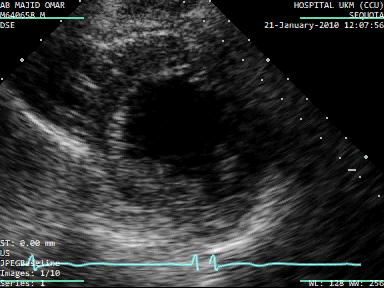
#> input picture frame 0 of test2.avi, 384 x 288 px
$ python opticalflow.py
#> lines starting #> are read from the running program, lines starting #| are printed output that depends on the picture; after the words box and inside, x2 and y2 are one past the last pixel; in counts of white or black regions, pixels touching at a corner belong together
import numpy as np
import cv2
import random

cap = cv2.VideoCapture('test2.avi')

# params for ShiTomasi corner detection
feature_params = dict( maxCorners = 100,
                       qualityLevel = 0.3,
                       minDistance = 7,
                       blockSize = 7 )

# Parameters for lucas kanade optical flow
lk_params = dict( winSize  = (15,15),
                  maxLevel = 2,
                  criteria = (cv2.TERM_CRITERIA_EPS | cv2.TERM_CRITERIA_COUNT, 10, 0.03))

# Create some random colors
color = np.random.randint(0,255,(100,3))

# Take first frame and find corners in it
ret, old_frame = cap.read()
#> old_frame is the input picture: shape (288, 384, 3); mean B, G, R 44.1, 44.4, 43
old_gray = cv2.cvtColor(old_frame, cv2.COLOR_BGR2GRAY)
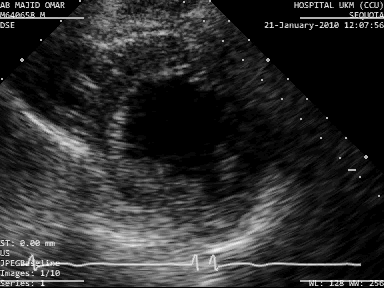
#> old_gray: shape (288, 384); min 0, max 249, mean 43.9
p0 = cv2.goodFeaturesToTrack(old_gray, mask = None, **feature_params)
#> p0 = 53 rows, first 8: [348, 25], [377, 15], [269, 25], [319, 4], [30, 2], [42, 15], [333, 25], [328, 5]

# Create a mask image for drawing purposes
mask = np.zeros_like(old_frame)

goodFeatures = [np.array([[]]) for _ in range(10)]
for i in range(len(goodFeatures)):
    for j in range(1, 6* 2 + 1):
        x = random.randint(1, 50)
        y = random.randint(51, 100)
        goodFeatures[i] = np.append(goodFeatures[i], np.array([x, y], dtype=np.float32))

    goodFeatures[i] = goodFeatures[i].reshape((12, 1, 2))
goodFeatures = np.array(goodFeatures)

print(goodFeatures[1])
print(len(goodFeatures[1]))
# print(p0)
# print(type(p0))
# print(len(p0))

while(1):
    ret,frame = cap.read()
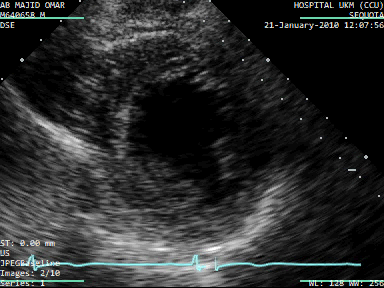
#> input picture frame 1 of test2.avi, 384 x 288 px
#> frame is the input picture: shape (288, 384, 3); mean B, G, R 43.6, 43.8, 42.6
    frame_gray = cv2.cvtColor(frame, cv2.COLOR_BGR2GRAY)
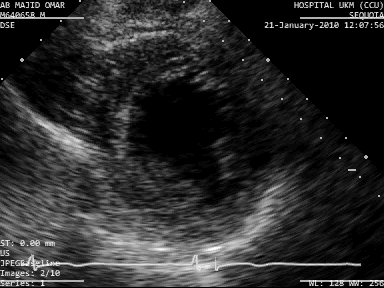
#> frame_gray: shape (288, 384); min 0, max 255, mean 43.4

    # calculate optical flow
    p1, st, err = cv2.calcOpticalFlowPyrLK(old_gray, frame_gray, p0, None, **lk_params)
#> p1 has the same summary as p0; st = 53 values from 1 to 1; err = 53 values, max 19.63 at index 41, min 0 at index 0, mean 4.98

    print(st)
#> (printed output is left out)
    print(err)
#> (printed output is left out)
    print(type(st))
#| <class 'numpy.ndarray'>
    print(type(err))
#| <class 'numpy.ndarray'>

    # Select good points
    good_new = p1[st==1]
#> good_new = 53 pairs, first value 2 to 377, second value 2 to 283.1
    good_old = p0[st==1]
#> good_old = 53 pairs, first value 2 to 377, second value 2 to 283

    # draw the tracks
    for i,(new,old) in enumerate(zip(good_new,good_old)):
        a,b = new.ravel()
        c,d = old.ravel()
        mask = cv2.line(mask, (int(a), int(b)), (int(c), int(d)), color[i].tolist(), 2)
        frame = cv2.circle(frame, (int(a), int(b)), 5, color[i].tolist(), -1)
#> this loop made 53 passes
#> (a, b, c, d) on passes 1 to 12: (348, 25, 348, 25), (377, 15, 377, 15), (269, 25, 269, 25), (319, 4, 319, 4), (30, 2, 30, 2), (42, 15, 42, 15), (333, 25, 333, 25), (328, 5, 328, 5), (10, 24, 10, 24), (283, 25, 283, 25), (367, 5, 367, 5), (357, 15, 357, 15)
#> pass 2, `mask = cv2.line(mask, (int(a), int(b)), (int(c), int(d)), color[i].tol..`:
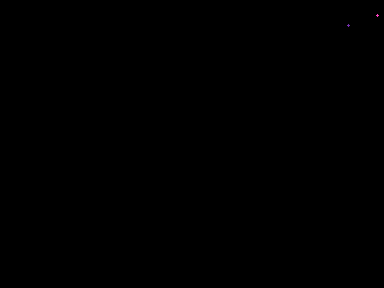
#> mask: shape (288, 384, 3); mean of channels 0, 1, 2 0, 0, 0; drawn as B, G, R
#> pass 2, `frame = cv2.circle(frame, (int(a), int(b)), 5, color[i].tolist(), -1)`:
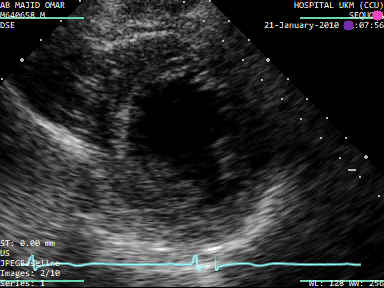
#> frame: shape (288, 384, 3); mean B, G, R 43.8, 43.8, 42.7
#> after the loop:
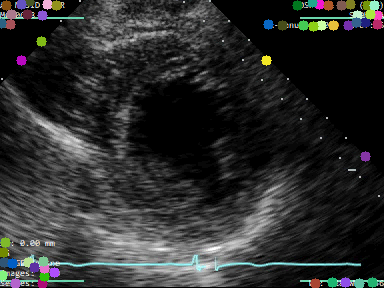
#> frame: shape (288, 384, 3); 3.52% of pixels changed, all inside (x1, y1, x2, y2) = (0, 0, 383, 288)
#> after the loop:
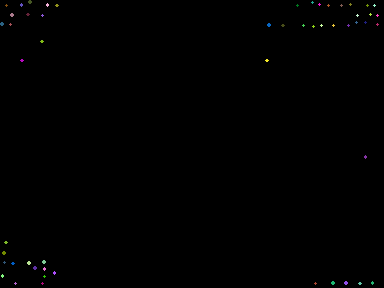
#> mask: shape (288, 384, 3); 0.34% of pixels changed, all inside (x1, y1, x2, y2) = (0, 0, 379, 285); drawn as B, G, R
    img = cv2.add(frame,mask)

    cv2.imshow('frame',img)
    k = cv2.waitKey(200) & 0xff
#> (key Esc is pressed here)
    if k == 27:
        break

    # Now update the previous frame and previous points
    old_gray = frame_gray.copy()
    p0 = good_new.reshape(-1,1,2)

cv2.destroyAllWindows()
cap.release()

$ run again, starting later in the video
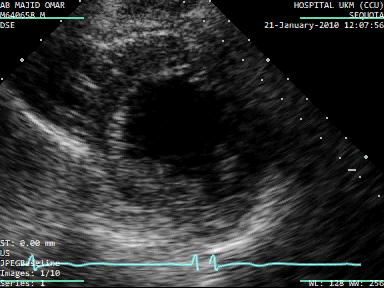
#> input picture frame 0 of test2.avi, 384 x 288 px
#> old_frame is the input picture: shape (288, 384, 3); mean B, G, R 44.1, 44.4, 43
#> p0 = 53 rows, first 8: [348, 25], [377, 15], [269, 25], [319, 4], [30, 2], [42, 15], [333, 25], [328, 5]
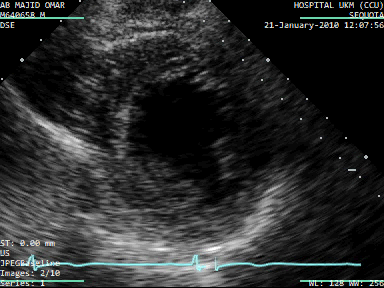
#> input picture frame 1 of test2.avi, 384 x 288 px
#> frame is the input picture: shape (288, 384, 3); mean B, G, R 43.6, 43.8, 42.6
#> p1 has the same summary as p0; st = 53 values from 1 to 1; err = 53 values, max 19.63 at index 41, min 0 at index 0, mean 4.98
#> (printed output is left out)
#> (printed output is left out)
#| <class 'numpy.ndarray'>
#| <class 'numpy.ndarray'>
#> good_new = 53 pairs, first value 2 to 377, second value 2 to 283.1
#> good_old = 53 pairs, first value 2 to 377, second value 2 to 283
#> the loop `for i,(new,old) in enumerate(zip(good_new,good_old)):` made 53 passes
#> (a, b, c, d) on passes 1 to 8: (348, 25, 348, 25), (377, 15, 377, 15), (269, 25, 269, 25), (319, 4, 319, 4), (30, 2, 30, 2), (42, 15, 42, 15), (333, 25, 333, 25), (328, 5, 328, 5)

$ run again, starting later in the video
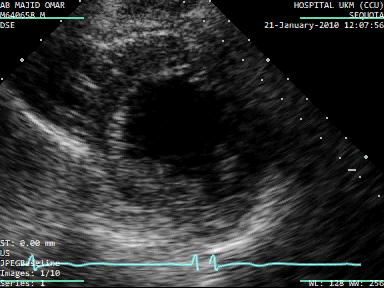
#> input picture frame 0 of test2.avi, 384 x 288 px
#> old_frame is the input picture: shape (288, 384, 3); mean B, G, R 44.1, 44.4, 43
#> p0 = 53 rows, first 8: [348, 25], [377, 15], [269, 25], [319, 4], [30, 2], [42, 15], [333, 25], [328, 5]
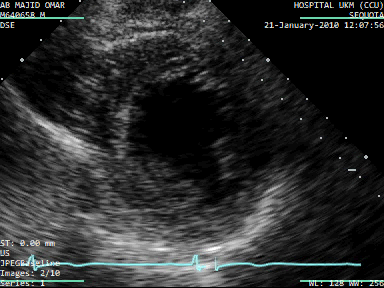
#> input picture frame 1 of test2.avi, 384 x 288 px
#> frame is the input picture: shape (288, 384, 3); mean B, G, R 43.6, 43.8, 42.6
#> p1 has the same summary as p0; st = 53 values from 1 to 1; err = 53 values, max 19.63 at index 41, min 0 at index 0, mean 4.98
#> (printed output is left out)
#> (printed output is left out)
#| <class 'numpy.ndarray'>
#| <class 'numpy.ndarray'>
#> good_new = 53 pairs, first value 2 to 377, second value 2 to 283.1
#> good_old = 53 pairs, first value 2 to 377, second value 2 to 283
#> the loop `for i,(new,old) in enumerate(zip(good_new,good_old)):` made 53 passes
#> (a, b, c, d) on passes 1 to 8: (348, 25, 348, 25), (377, 15, 377, 15), (269, 25, 269, 25), (319, 4, 319, 4), (30, 2, 30, 2), (42, 15, 42, 15), (333, 25, 333, 25), (328, 5, 328, 5)
